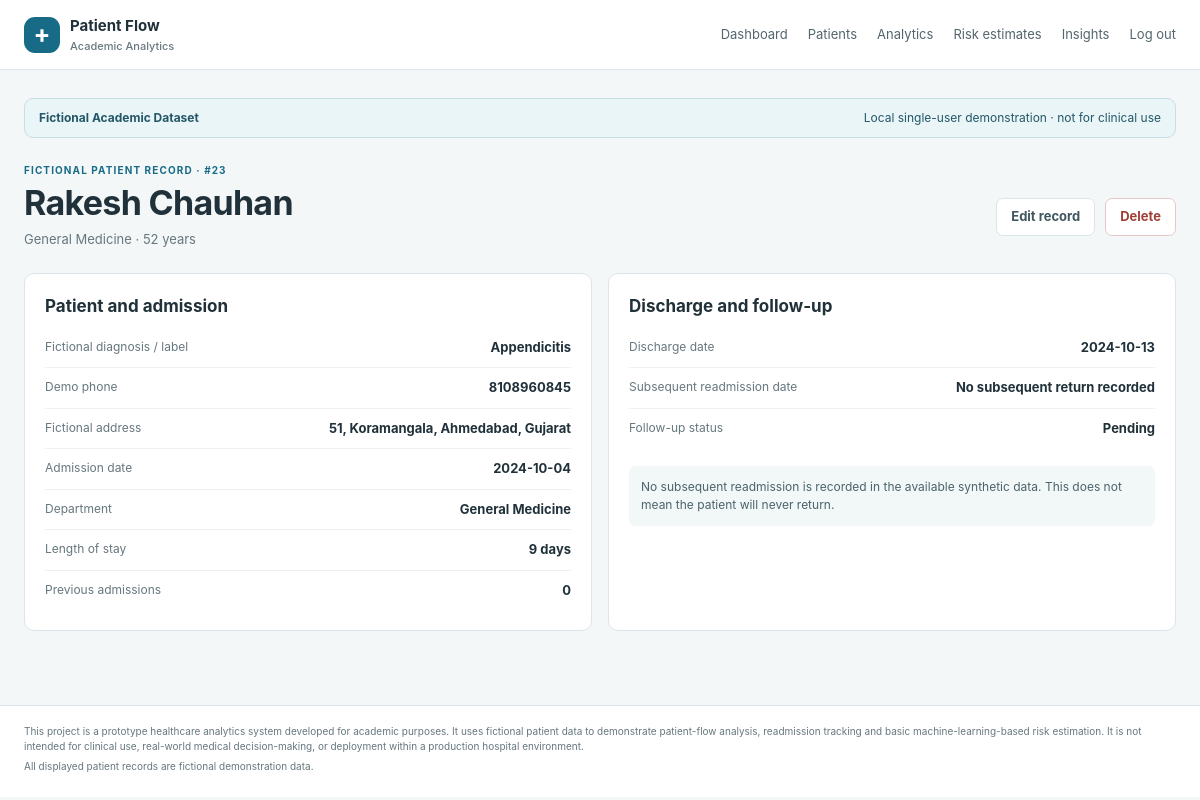
/patients/23 (signed in), run on the app's committed database.
### tables this page shows
CREATE TABLE patients (
            id INTEGER PRIMARY KEY AUTOINCREMENT,
            name TEXT NOT NULL,
            phone TEXT NOT NULL,
            address TEXT NOT NULL,
            age INTEGER NOT NULL CHECK (age BETWEEN 0 AND 120),
            department TEXT NOT NULL,
            diagnosis TEXT NOT NULL,
            admission_date TEXT NOT NULL,
            discharge_date TEXT,
            readmission_date TEXT,
            previous_admissions INTEGER NOT NULL DEFAULT 0 CHECK (previous_admissions >= 0),
            follow_up_status TEXT NOT NULL
        );

### app.py (the view)
@app.route("/patients/<int:patient_id>")
@login_required
def patient_detail(patient_id):
    return render_template("patient_detail.html", patient=get_patient(patient_id))

### app.py (called while the page is built)
def get_db():
    if "db" not in g:
        g.db = sqlite3.connect(DATABASE)
        g.db.row_factory = sqlite3.Row
    return g.db

def patient_dict(row):
    patient = dict(row)
    admission = date.fromisoformat(patient["admission_date"])
    discharge = patient["discharge_date"]
    patient["length_of_stay"] = (
        (date.fromisoformat(discharge) - admission).days if discharge else None
    )
    return patient

def get_patient(patient_id):
    row = get_db().execute("SELECT * FROM patients WHERE id = ?", (patient_id,)).fetchone()
    if row is None:
        abort(404)
    return patient_dict(row)

def login_required(view):
    @wraps(view)
    def wrapped_view(*args, **kwargs):
        if not session.get("logged_in"):
            return redirect(url_for("login", next=request.path))
        return view(*args, **kwargs)
    return wrapped_view

@app.context_processor
def template_context():
    return {"project_boundary": PROJECT_BOUNDARY}

### templates/patient_detail.html (shortened to what this page needs)
{% extends "base.html" %}
{% block content %}
<div class="page-heading">
  <div><p class="eyebrow">FICTIONAL PATIENT RECORD · #{{ patient.id }}</p><h1>{{ patient.name }}</h1><p class="muted">{{ patient.department }} · {{ patient.age }} years</p></div>
  <div class="heading-actions"><a class="button secondary" href="{{ url_for('patient_edit', patient_id=patient.id) }}">Edit record</a><form method="post" action="{{ url_for('patient_delete', patient_id=patient.id) }}" onsubmit="return confirm('Delete this fictional demonstration record?')"><button class="button danger-outline" type="submit">Delete</button></form></div>
</div>
<section class="detail-grid">
  <article class="panel"><h2>Patient and admission</h2><dl class="detail-list">
    <div><dt>Fictional diagnosis / label</dt><dd>{{ patient.diagnosis }}</dd></div><div><dt>Demo phone</dt><dd>{{ patient.phone }}</dd></div>
    <div><dt>Fictional address</dt><dd>{{ patient.address }}</dd></div><div><dt>Admission date</dt><dd>{{ patient.admission_date }}</dd></div>
    <div><dt>Department</dt><dd>{{ patient.department }}</dd></div><div><dt>Length of stay</dt><dd>{{ patient.length_of_stay if patient.length_of_stay is not none else "In progress" }}{% if patient.length_of_stay is not none %} days{% endif %}</dd></div>
    <div><dt>Previous admissions</dt><dd>{{ patient.previous_admissions }}</dd></div>
  </dl></article>
  <article class="panel"><h2>Discharge and follow-up</h2><dl class="detail-list">
    <div><dt>Discharge date</dt><dd>{{ patient.discharge_date or "Not discharged" }}</dd></div>
    <div><dt>Subsequent readmission date</dt><dd>{{ patient.readmission_date or "No subsequent return recorded" }}</dd></div>
    <div><dt>Follow-up status</dt><dd>{{ patient.follow_up_status }}</dd></div>
  </dl><p class="callout">{{ "A subsequent hospital return is recorded in the available data." if patient.readmission_date else "No subsequent readmission is recorded in the available synthetic data. This does not mean the patient will never return." }}</p></article>
</section>
{% endblock %}

### static/css/style.css (style rules this page uses)
:root { color-scheme: light; --ink: #20313a; --muted: #66777e; --line: #dce5e7; --paper: #f4f7f7; --white: #fff; --teal: #176b87; --teal-dark: #10566c; --orange: #de8246; --green: #477a56; --red: #a13f37; font-family: Inter, "Segoe UI", Arial, sans-serif; }
* { box-sizing: border-box; }
body { margin: 0; color: var(--ink); background: var(--paper); font-size: 15px; line-height: 1.5; }
a { color: var(--teal); }
.page-heading { display: flex; justify-content: space-between; align-items: center; gap: 20px; margin: 8px 0 24px; }
h1, h2, p { margin-top: 0; }
h1 { font-size: clamp(26px, 4vw, 34px); letter-spacing: -.7px; margin-bottom: 5px; line-height: 1.2; }
h2 { font-size: 17px; margin-bottom: 8px; }
.eyebrow { margin-bottom: 5px; font-size: 10px; font-weight: 750; letter-spacing: 1.1px; color: var(--teal); }
.muted, .panel-heading p { color: var(--muted); font-size: 13px; }
.page-heading .muted { margin: 6px 0 0; }
.button { min-height: 38px; display: inline-flex; align-items: center; justify-content: center; border: 1px solid transparent; border-radius: 7px; padding: 8px 14px; text-decoration: none; font: inherit; font-size: 13px; font-weight: 650; cursor: pointer; white-space: nowrap; }
.button.secondary { color: #41575f; background: white; border-color: var(--line); }
.button.danger-outline { color: var(--red); background: white; border-color: #e5c8c5; }
.panel { background: white; border: 1px solid var(--line); border-radius: 10px; padding: 20px; margin-bottom: 18px; }
.form-actions, .heading-actions { display: flex; align-items: center; justify-content: flex-end; gap: 10px; margin-top: 22px; }
.heading-actions form { margin: 0; }
.detail-grid { display: grid; grid-template-columns: 1fr 1fr; gap: 16px; }
.detail-list { margin: 0; }
.detail-list div { display: flex; justify-content: space-between; gap: 18px; padding: 10px 0; border-bottom: 1px solid #edf1f2; }
.detail-list div:last-child { border-bottom: 0; }
.detail-list dt { color: var(--muted); font-size: 12px; }
.detail-list dd { margin: 0; text-align: right; font-weight: 650; font-size: 13px; }
.callout { margin: 18px 0 0; padding: 12px; border-radius: 7px; background: #f2f7f8; color: #4a636b; font-size: 12px; }

### data on the page
patients: id "23", name "Rakesh Chauhan", department "General Medicine", age "52", diagnosis "Appendicitis", phone "8108960845", address "51, Koramangala, Ahmedabad, Gujarat", admission_date "2024-10-04", previous_admissions "0", discharge_date "2024-10-13", follow_up_status "Pending"

### other printed values
{{ patient.readmission_date or "No subsequent return recorded" }} "No subsequent return recorded"
